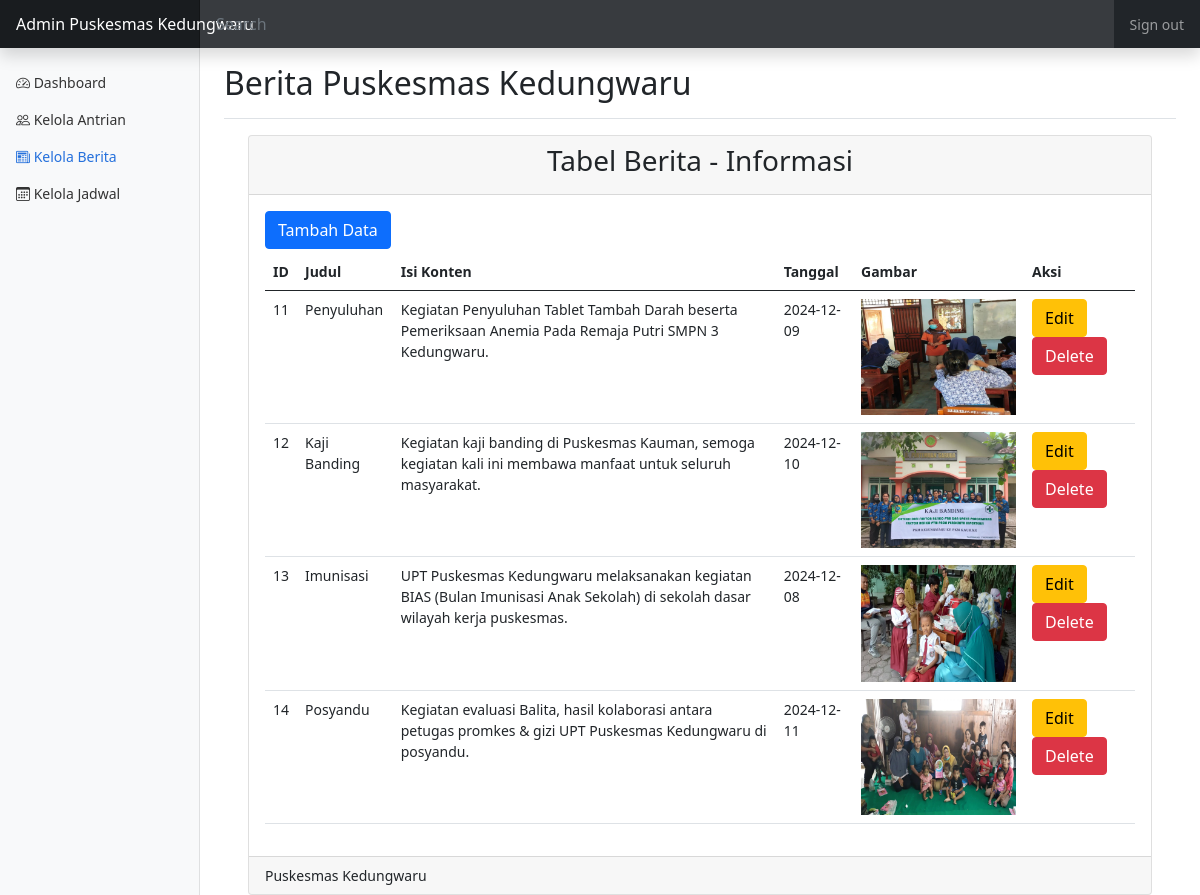
The page /berita/index.php (signed in) on the database its author committed.
### tables this page shows
CREATE TABLE `t_informasi` (
  `id_informasi` int(5) NOT NULL,
  `judul` varchar(100) NOT NULL,
  `konten` text NOT NULL,
  `tanggal` date NOT NULL,
  `file_gambar` varchar(255) NOT NULL
);

### berita/index.php (the view)
<?php
require_once '../admin/header.php';
require '../koneksi.php';
?>
    <main class="col-md-9 ms-sm-auto col-lg-10 px-md-4">
      <div class="d-flex justify-content-between flex-wrap flex-md-nowrap align-items-center pt-3 pb-2 mb-3 border-bottom">
        <h1 class="h2">Berita Puskesmas Kedungwaru</h1>
      </div>
        <section class="content">
            <div class="container-fluid">
                <div class="row">
                    <div class="col-12">
                        <div class="card">
                            <div class="card-header">
                                <h3 class="card-title text-center">Tabel Berita - Informasi</h3>
                            </div>
                            <div class="card-body">
                                <a href="add.php"><button class="btn btn-primary mb-1">Tambah Data</button></a>
                                <div class="table-responsive">
                                    <table class="table">
                                        <thead>
                                            <tr>
                                                <th>ID</th>
                                                <th>Judul</th>
                                                <th>Isi Konten</th>
                                                <th>Tanggal</th>
                                                <th>Gambar</th>
                                                <th>Aksi</th>
                                            </tr>
                                        </thead>
                                        <tbody>
                                            <?php
                                            $query = $dbh->query("SELECT * FROM t_informasi");
                                            foreach ($query as $row) : ?>
                                            <tr>
                                                <td><?php echo $row["id_informasi"]; ?></td>
                                                <td><?php echo $row["judul"]; ?></td>
                                                <td><?php echo $row["konten"]; ?></td>
                                                <td><?php echo $row["tanggal"]; ?></td>
                                                <td> <img src="../assets/img/berita/<?php echo $row["file_gambar"]; ?>" width = 155 > </td>
                                                <td>
                                                    <a href="edit.php?id=<?php echo $row['id_informasi']; ?>"><button class="btn btn-warning">Edit</button></a>
                                                    <a href="delete.php?id=<?php echo $row['id_informasi'] .'-'. $row["file_gambar"]; ?>" onclick="return confirm('Yakin Hapus Data?')"><button class="btn btn-danger">Delete</button></a>
                                                </td>
                                            </tr>
                                            <?php endforeach; ?>
                                        </tbody>
                                    </table>
                                </div>
                            </div>
                            <div class="card-footer">
                                Puskesmas Kedungwaru
                            </div>
                        </div>
                    </div>
                </div>
            </div>
        </section>
    </main>
  </div>
</div>
  </body>
</html>

### rows shown on the page
t_informasi: id_informasi "11", judul "Penyuluhan", konten "Kegiatan Penyuluhan Tablet Tambah Darah beserta Pemeriksaan Anemia Pada Remaja Putri SMPN 3 Kedungwaru.", tanggal "2024-12-09", file_gambar (picture)
t_informasi: id_informasi "12", judul "Kaji Banding", konten "Kegiatan kaji banding di Puskesmas Kauman, semoga kegiatan kali ini membawa manfaat untuk seluruh masyarakat.", tanggal "2024-12-10", file_gambar (picture)
t_informasi: id_informasi "13", judul "Imunisasi", konten "UPT Puskesmas Kedungwaru melaksanakan kegiatan BIAS (Bulan Imunisasi Anak Sekolah) di sekolah dasar wilayah kerja puskesmas.", tanggal "2024-12-08", file_gambar (picture)
t_informasi: id_informasi "14", judul "Posyandu", konten "Kegiatan evaluasi Balita, hasil kolaborasi antara petugas promkes & gizi UPT Puskesmas Kedungwaru di posyandu.", tanggal "2024-12-11", file_gambar (picture)
